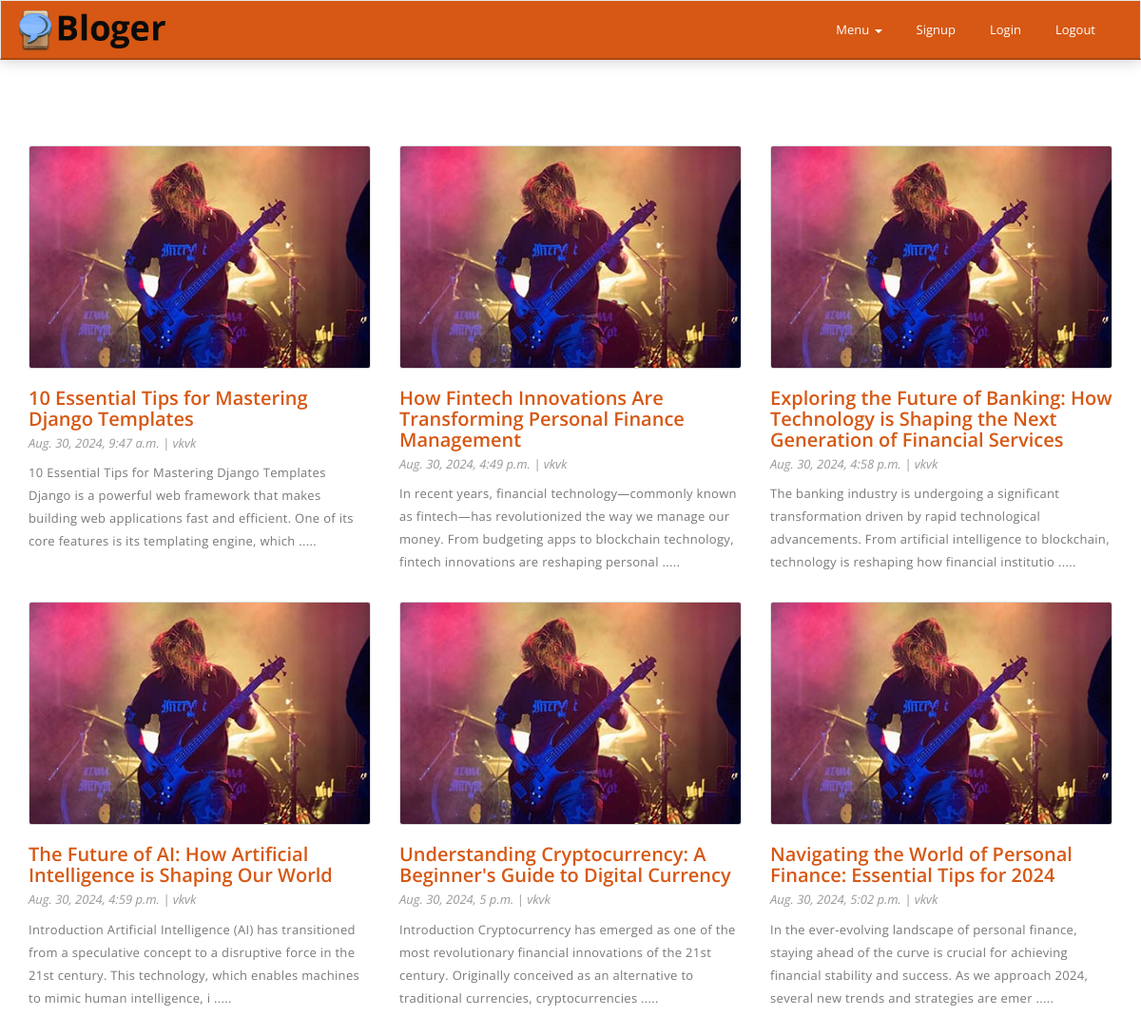
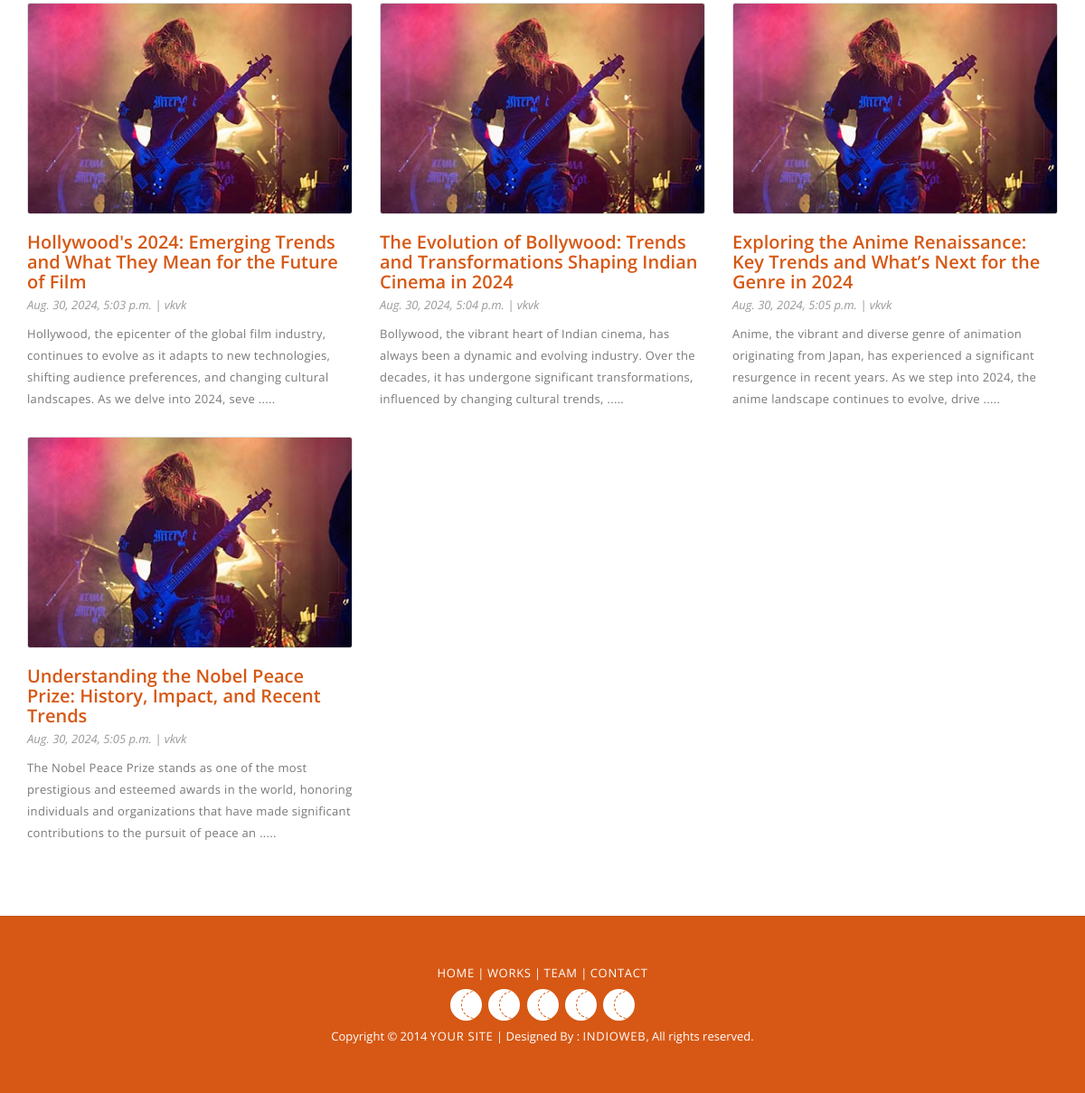
/posts/, run on the app's committed database (2 pictures, top to bottom).
### api/models.py (models this page shows, shortened)
class Post(models.Model):
    title = models.CharField(max_length=200, unique=True)
    slug = models.SlugField(max_length=200, unique=True, blank=True)
    content = models.TextField()
    author = models.ForeignKey(User, on_delete=models.CASCADE)
    created_at = models.DateTimeField(auto_now_add=True)
    updated_at = models.DateTimeField(auto_now=True)

### posts/views.py (the view)
# urls.py: path('', include('posts.urls')),
def posts(request):
    post_list = Post.objects.all().order_by('created_at')
    paginator = Paginator(post_list, 9)
    page_number = request.GET.get('page')
    page_obj = paginator.get_page(page_number)
    for x in post_list:
        x.content = x.content[:200]
    return render(request, 'posts.html', {'page': page_obj, 'post': post_list})

### posts/templates/posts.html (shortened to what this page needs)
{% extends "master_nav_foo.html" %}
{% load static %}
{% block content %}
<div class="event" id="event">
    <div class="container">
        <div class="row">
            {% for x in post %}
            <div class="col-md-4 col-sm-4">
                <div class="event-item">
                    <div>
                        <img class="img-responsive" src="{% static 'img/event/1.jpg' %}" alt="Events" />
                        <h4><a href="/posts/{{ x.slug }}/">{{ x.title }}</a></h4>
                    </div>
                    <span class="sub-text">{{ x.created_at }} | {{ x.author }}</span>
                    <p> {{ x.content }} .....</p>
                </div>
            </div>
            {% endfor %}
        </div>
    </div>
</div>
{% endblock %}

### blog/templates/master_nav_foo.html (shortened to what this page needs)
{% load static %}
<!DOCTYPE html>
<html>
	<head>
		<link href="{% static 'css/bootstrap.css' %}" rel="stylesheet">
		<link href="{% static 'css/font_awesome.css' %}" rel="stylesheet">
		<link href="{% static 'css/style.css' %}" rel="stylesheet">
	</head>
	<body>
		<div class="wrapper">
			<header>
				<nav class="navbar navbar-default" role="navigation">
					<div class="container">
						<div class="navbar-header">
							<a class="navbar-brand" href="/"><img class="img-responsive" src="{% static 'img/logo.png' %}" alt="Logo" /></a>
						</div>
						<div class="collapse navbar-collapse" id="bs-example-navbar-collapse-1">
							<ul class="nav navbar-nav navbar-right">
								<li class="dropdown">
									<a href="#" class="dropdown-toggle" data-toggle="dropdown">Menu <span class="caret"></span></a>
								</li>
								<li><a href="/signup/">Signup</a></li>
								<li><a href="/login">Login</a></li>
								<li><a href="#">Logout</a></li>
							</ul>
						</div>
					</div>
				</nav>
			</header>
            {% block content %}
            {% endblock %}
			<footer>
				<div class="container">
					<p><a href="#">Home</a> | <a href="#work">works</a> | <a href="#team">Team</a> | <a href="#contact">Contact</a></p>
					<div class="social">
						<a href="www.facebook.com"><i class="fa fa-facebook"></i></a>
						<a href="www.twitter.com"><i class="fa fa-twitter"></i></a>
						<a href="www.dribble.com"><i class="fa fa-dribbble"></i></a>
						<a href="www.linkedin.com"><i class="fa fa-linkedin"></i></a>
						<a href="vikashsinghya@gmail.com"><i class="fa fa-google-plus"></i></a>
					</div>
					<p class="copy-right">Copyright &copy; 2014 <a href="#">Your Site</a> | Designed By : <a href="http://www.indioweb.in/portfolio">IndioWeb</a>, All rights reserved. </p>
				</div>
			</footer>
		</div>
	</body>
</html>

### blog/static/css/style.css (style rules this page uses)
body { font-family: 'Open Sans', Sans Serif; font-weight: 400; color: #545454; -webkit-font-smoothing: antialiased; }
h1,h2,h3,h4,h5,h6 { font-family: 'Open Sans', Sans Serif; font-weight: 600; }
p { margin:0; padding:0; color: #787878; }
a { text-decoration: none; color: #d65814; }
header .navbar { margin: 0; background: #d65814; border-radius: 0; border-bottom: 2px solid rgba(0,0,0,0.2); box-shadow: 0 1px 15px rgba(0,0,0,0.2); }
header .navbar-default .navbar-nav>li>a { margin: 15px 3px; padding-top: 6px; color: #fff; padding-bottom: 6px; border-radius: 2px; }
header .navbar-brand { padding: 0; height: auto; }
header .navbar-brand img { position: relative; top: 5px; max-width: 165px; }
.event { padding-top: 60px; }
.event .event-item { max-width: 360px; margin: 0 auto; margin-top: 30px; }
.event .event-item img { border: 1px solid #ddd; border-radius: 3px; }
.event .event-item h4 { margin-top: 20px; margin-bottom: 5px; font-size: 20px; }
.event .event-item .sub-text { display: block; margin-bottom: 10px; font-size: 13px; color: #999; font-style: italic; }
.event .event-item p { font-size: 13px; line-height: 24px; letter-spacing: 0.025em; }
footer { margin-top: 80px; padding: 50px 0; background: #d65814; text-align: center; border-top: 1px solid rgba(0,0,0,0.1); }
footer p { font-size: 13px; line-height: 25px; color: #fff; }
footer p a { font-size: 13px; line-height: 24px; text-transform: uppercase; letter-spacing: 0.055em; color: #fff; }
footer .social a { display: inline-block; margin: 0 2px; margin-top: 5px; padding: 2px; width: 35px; height: 35px; line-height: 35px; background: #fff; font-size: 14px; border-radius: 50%; }
footer .social a i { display: block; width: 100%; height: 100%; line-height: 30px; border-radius: 50%; border: 1px dashed #d65814; }
footer .copy-right { margin-top: 5px; }

### data on the page
Post: title "10 Essential Tips for Mastering Django Templates", created_at "Aug. 30, 2024, 9:47 a.m.", author "vkvk", content "10 Essential Tips for Mastering Django Templates Django is a powerful web framework that makes building web applications fast and efficient. One of its core features is its templating engine, which"
Post: title "How Fintech Innovations Are Transforming Personal Finance Management", created_at "Aug. 30, 2024, 4:49 p.m.", author "vkvk", content "In recent years, financial technology—commonly known as fintech—has revolutionized the way we manage our money. From budgeting apps to blockchain technology, fintech innovations are reshaping personal"
Post: title "Exploring the Future of Banking: How Technology is Shaping the Next Generation of Financial Services", created_at "Aug. 30, 2024, 4:58 p.m.", author "vkvk", content "The banking industry is undergoing a significant transformation driven by rapid technological advancements. From artificial intelligence to blockchain, technology is reshaping how financial institutio"
Post: title "The Future of AI: How Artificial Intelligence is Shaping Our World", created_at "Aug. 30, 2024, 4:59 p.m.", author "vkvk", content "Introduction Artificial Intelligence (AI) has transitioned from a speculative concept to a disruptive force in the 21st century. This technology, which enables machines to mimic human intelligence, i"
Post: title "Understanding Cryptocurrency: A Beginner's Guide to Digital Currency", created_at "Aug. 30, 2024, 5 p.m.", author "vkvk", content "Introduction Cryptocurrency has emerged as one of the most revolutionary financial innovations of the 21st century. Originally conceived as an alternative to traditional currencies, cryptocurrencies"
Post: title "Navigating the World of Personal Finance: Essential Tips for 2024", created_at "Aug. 30, 2024, 5:02 p.m.", author "vkvk", content "In the ever-evolving landscape of personal finance, staying ahead of the curve is crucial for achieving financial stability and success. As we approach 2024, several new trends and strategies are emer"
Post: title "Hollywood's 2024: Emerging Trends and What They Mean for the Future of Film", created_at "Aug. 30, 2024, 5:03 p.m.", author "vkvk", content "Hollywood, the epicenter of the global film industry, continues to evolve as it adapts to new technologies, shifting audience preferences, and changing cultural landscapes. As we delve into 2024, seve"
Post: title "The Evolution of Bollywood: Trends and Transformations Shaping Indian Cinema in 2024", created_at "Aug. 30, 2024, 5:04 p.m.", author "vkvk", content "Bollywood, the vibrant heart of Indian cinema, has always been a dynamic and evolving industry. Over the decades, it has undergone significant transformations, influenced by changing cultural trends,"
Post: title "Exploring the Anime Renaissance: Key Trends and What’s Next for the Genre in 2024", created_at "Aug. 30, 2024, 5:05 p.m.", author "vkvk", content "Anime, the vibrant and diverse genre of animation originating from Japan, has experienced a significant resurgence in recent years. As we step into 2024, the anime landscape continues to evolve, drive"
Post: title "Understanding the Nobel Peace Prize: History, Impact, and Recent Trends", created_at "Aug. 30, 2024, 5:05 p.m.", author "vkvk", content "The Nobel Peace Prize stands as one of the most prestigious and esteemed awards in the world, honoring individuals and organizations that have made significant contributions to the pursuit of peace an"
